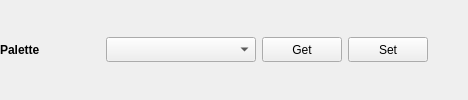
             <widget class="QWidget" name="widget_4" native="true">
              <property name="minimumSize">
               <size>
                <width>0</width>
                <height>0</height>
               </size>
              </property>
              <layout class="QVBoxLayout" name="verticalLayout_6">
               <property name="leftMargin">
                <number>0</number>
               </property>
               <property name="topMargin">
                <number>0</number>
               </property>
               <property name="rightMargin">
                <number>0</number>
               </property>
               <property name="bottomMargin">
                <number>0</number>
               </property>
               <item>
                <layout class="QHBoxLayout" name="horizontalLayout_5">
                 <item>
                  <widget class="QLabel" name="label_10">
                   <property name="minimumSize">
                    <size>
                     <width>100</width>
                     <height>25</height>
                    </size>
                   </property>
                   <property name="maximumSize">
                    <size>
                     <width>16777215</width>
                     <height>25</height>
                    </size>
                   </property>
                   <property name="font">
                    <font>
                     <weight>75</weight>
                     <bold>true</bold>
                    </font>
                   </property>
                   <property name="text">
                    <string>Palette</string>
                   </property>
                  </widget>
                 </item>
                 <item>
                  <widget class="QComboBox" name="paletteCombo">
                   <property name="minimumSize">
                    <size>
                     <width>150</width>
                     <height>25</height>
                    </size>
                   </property>
                   <property name="maximumSize">
                    <size>
                     <width>16777215</width>
                     <height>25</height>
                    </size>
                   </property>
                   <property name="currentIndex">
                    <number>-1</number>
                   </property>
                   <item>
                    <property name="text">
                     <string>White Hot</string>
                    </property>
                   </item>
                   <item>
                    <property name="text">
                     <string>Black Hot</string>
                    </property>
                   </item>
                   <item>
                    <property name="text">
                     <string>Rainbow</string>
                    </property>
                   </item>
                   <item>
                    <property name="text">
                     <string>Rainbow HC</string>
                    </property>
                   </item>
                   <item>
                    <property name="text">
                     <string>Iron</string>
                    </property>
                   </item>
                   <item>
                    <property name="text">
                     <string>Lava</string>
                    </property>
                   </item>
                   <item>
                    <property name="text">
                     <string>Sky</string>
                    </property>
                   </item>
                   <item>
                    <property name="text">
                     <string>Mid Gray</string>
                    </property>
                   </item>
                   <item>
                    <property name="text">
                     <string>Rdgy</string>
                    </property>
                   </item>
                   <item>
                    <property name="text">
                     <string>Puor</string>
                    </property>
                   </item>
                   <item>
                    <property name="text">
                     <string>Special</string>
                    </property>
                   </item>
                   <item>
                    <property name="text">
                     <string>Red</string>
                    </property>
                   </item>
                   <item>
                    <property name="text">
                     <string>Ice Fire</string>
                    </property>
                   </item>
                   <item>
                    <property name="text">
                     <string>Gree Red</string>
                    </property>
                   </item>
                   <item>
                    <property name="text">
                     <string>Special2</string>
                    </property>
                   </item>
                   <item>
                    <property name="text">
                     <string>Red Hot</string>
                    </property>
                   </item>
                   <item>
                    <property name="text">
                     <string>Green Hot</string>
                    </property>
                   </item>
                   <item>
                    <property name="text">
                     <string>Blue Hot</string>
                    </property>
                   </item>
                   <item>
                    <property name="text">
                     <string>Green</string>
                    </property>
                   </item>
                   <item>
                    <property name="text">
                     <string>Blue</string>
                    </property>
                   </item>
                  </widget>
                 </item>
                 <item>
                  <widget class="QPushButton" name="paletteGetBtn">
                   <property name="minimumSize">
                    <size>
                     <width>0</width>
                     <height>25</height>
                    </size>
                   </property>
                   <property name="maximumSize">
                    <size>
                     <width>16777215</width>
                     <height>25</height>
                    </size>
                   </property>
                   <property name="text">
                    <string>Get</string>
                   </property>
                  </widget>
                 </item>
                 <item>
                  <widget class="QPushButton" name="paletteSetBtn">
                   <property name="minimumSize">
                    <size>
                     <width>0</width>
                     <height>25</height>
                    </size>
                   </property>
                   <property name="maximumSize">
                    <size>
                     <width>16777215</width>
                     <height>25</height>
                    </size>
                   </property>
                   <property name="text">
                    <string>Set</string>
                   </property>
                  </widget>
                 </item>
                 <item>
                  <spacer name="horizontalSpacer_5">
                   <property name="orientation">
                    <enum>Qt::Horizontal</enum>
                   </property>
                   <property name="sizeHint" stdset="0">
                    <size>
                     <width>40</width>
                     <height>20</height>
                    </size>
                   </property>
                  </spacer>
                 </item>
                </layout>
               </item>
              </layout>
             </widget>
